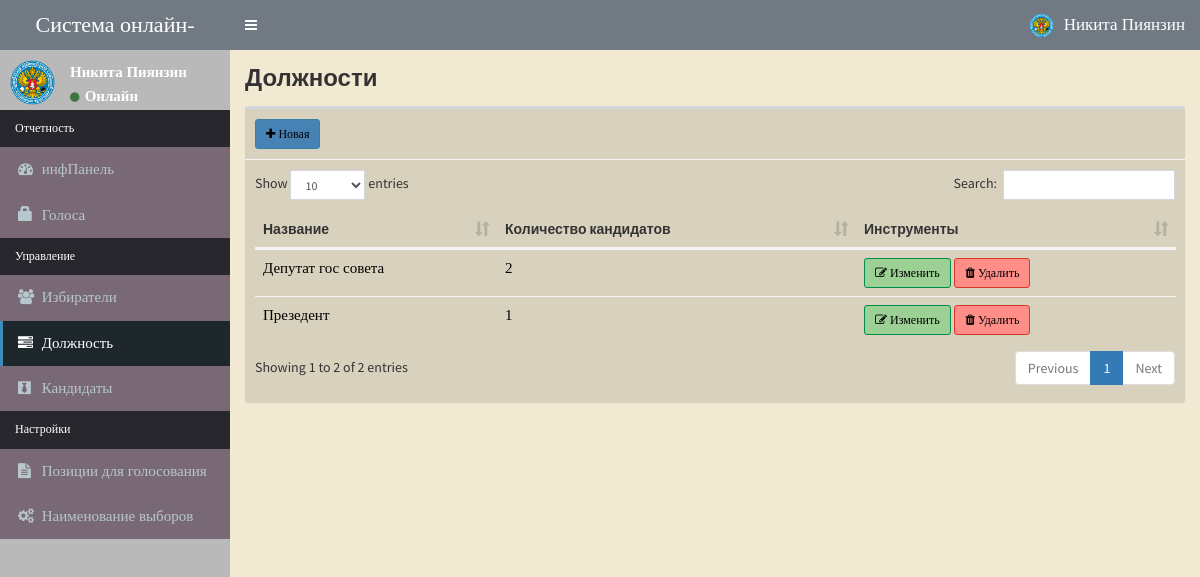
Page /admin/positions.php (signed in) on the committed database.
### tables this page shows
CREATE TABLE `positions` (
  `id` int NOT NULL,
  `description` varchar(50) NOT NULL,
  `max_vote` int NOT NULL,
  `priority` int NOT NULL
);

### admin/includes/session.php (called while the page is built, shortened)
<?php
	include 'includes/conn.php';
	$sql = "SELECT * FROM admin WHERE id = '".$_SESSION['admin']."'";
	$query = $conn->query($sql);
	$user = $query->fetch_assoc();
?>

### admin/positions.php (the view, shortened to what this page needs)
<?php include 'includes/session.php'; ?>
<?php include 'includes/header.php'; ?>
<body class="hold-transition skin-blue sidebar-mini">
<div class="wrapper">
  <?php include 'includes/navbar.php'; ?>
  <?php include 'includes/menubar.php'; ?>
  <div class="content-wrapper" style="background-color:#F1E9D2 ">
    <section class="content-header">
      <h1><b>
        Должности
      </b></h1>
    </section>
    <section class="content">
      <div class="row">
        <div class="col-xs-12"  >
          <div class="box"style="background-color: #d8d1bd" >
            <div class="box-header with-border" style="background-color: #d8d1bd">
              <a href="#addnew" data-toggle="modal" class="btn btn-primary btn-sm btn-curve  " style="background-color: #4682B4 ;color:black ; font-size: 12px; font-family:Times" ><i class="fa fa-plus "></i> Новая</a>
            </div>
            <div class="box-body" >
              <table id="example1" class="table ">
                <thead>
                  <th>Название</th>
                  <th>Количество кандидатов</th>
                  <th>Инструменты</th>
                </thead>
                <tbody>
                  <?php
                    $sql = "SELECT * FROM positions ORDER BY priority ASC";
                    $query = $conn->query($sql);
                    while($row = $query->fetch_assoc()){
                      echo "
                        <tr style='color:black ; font-size: 15px; font-family:Times'>
                          <td class='hidden'></td>
                          <td>".$row['description']."</td>
                          <td>".$row['max_vote']."</td>
                          <td>
                            <button class='btn btn-success btn-sm edit btn-curve' style='background-color: #9CD095 ;color:black ; font-size: 12px; font-family:Times' ' data-id='".$row['id']."' ><i class='fa fa-edit'></i> Изменить</button>
                            <button class='btn btn-danger btn-sm delete btn-curve' style='background-color:#ff8e88 ;color:black ; font-size: 12px; font-family:Times ' data-id='".$row['id']."'><i class='fa fa-trash'></i> Удалить</button>
                          </td>
                        </tr>
                      ";
                    }
                  ?>
                </tbody>
              </table>
            </div>
          </div>
        </div>
      </div>
    </section>
  </div>
</div>
</body>
</html>

### admin/includes/navbar.php (shortened to what this page needs)
<header class="main-header" style="background-color:#717A83 " >
  <a href="#" class="logo " style="background-color: #717A83">
    <span class="logo-lg " style="background-color:#717A83 ;color:white ; font-size: 22px; font-family:Times  "><marquee behavior="scroll" direction="left">Система онлайн-голосования</marquee></span>
  </a>
  <nav class="navbar navbar-static-top " style="background-color: #717A83 ">
    <a href="#" class="sidebar-toggle" data-toggle="push-menu" role="button">
    </a>
    <div class="navbar-custom-menu" style="color:black ; font-size: 17px; font-family:Times">
      <ul class="nav navbar-nav" style="background-color: #717A83 ;color:black ; font-size: 17px; font-family:Times" >
        <li class="dropdown user user-menu  " style="color:black">
          <a href="#" class="dropdown-toggle" data-toggle="dropdown" style="background-color: #717A83 ;color:white ; font-size: 17px; font-family:Times" >
            <img src="<?php echo (!empty($user['photo'])) ? '../images/'.$user['photo'] : '../images/profile.jpg'; ?>" class="user-image" alt="User Image">
            <span class="hidden-xs"><?php echo $user['firstname'].' '.$user['lastname']; ?></span>
          </a>
        </li>
      </ul>
    </div>
  </nav>
</header>

### admin/includes/menubar.php (shortened to what this page needs)
<aside class="main-sidebar "style="background-color: #BAB9B9 ">
  <section class="sidebar" style="background-color: #BAB9B9">
    <div class="user-panel" style = "height: 60px">
      <div class="pull-left image ">
        <img src="<?php echo (!empty($user['photo'])) ? '../images/'.$user['photo'] : '../images/profile.jpg'; ?>" class="img-square" alt="User Image" >
      </div>
      <div class="pull-left info "  >
        <p style="color:white ; font-size: 15px; font-family:Times"><?php echo $user['firstname'].' '.$user['lastname']; ?></p>
        <a><i class="fa fa-circle text-success "></i>  <b style=" color:white ; font-size: 15px; font-family:Times"> Онлайн </b></a>
      </div>
    </div>
    <ul class="sidebar-menu" data-widget="tree" style="background-color: #786974 ; color:white ; font-size: 15px; font-family:Times  " >
      <li class="header" style="background-color: #28272D ;color:white ; font-size: 12px; font-family:Times  ">Отчетность</li>
      <li class=""><a href="home.php"><i class="fa fa-dashboard"></i> <span>инфПанель</span></a></li>
      <li class=""><a href="votes.php"><span class="glyphicon glyphicon-lock"></span> <span>Голоса</span></a></li>
      <li class="header" style="background-color: #28272D ;color:white ; font-size: 12px; font-family:Times ">Управление</li>
      <li class=""><a href="voters.php"><i class="fa fa-users"></i> <span>Избиратели</span></a></li>
      <li class=""><a href="positions.php"><i class="fa fa-tasks"></i> <span>Должность</span></a></li>
      <li class=""><a href="candidates.php"><i class="fa fa-black-tie"></i> <span>Кандидаты</span></a></li>
      <li class="header" style="background-color:#28272D ;color:white ; font-size: 12px; font-family:Times">Настройки</li>
      <li class=""><a href="ballot.php"><i class="fa fa-file-text"></i> <span>Позиции для голосования</span></a></li>
      <li class=""><a href="#config" data-toggle="modal"><i class="fa fa-cogs"></i> <span>Наименование выборов</span></a></li>
    </ul>
  </section>
</aside>

### rows in the picture
positions: description "Депутат гос совета", max_vote "2"
positions: description "Презедент", max_vote "1"

### other values in the picture
$user['firstname'] "Никита"
$user['lastname'] "Пиянзин"
